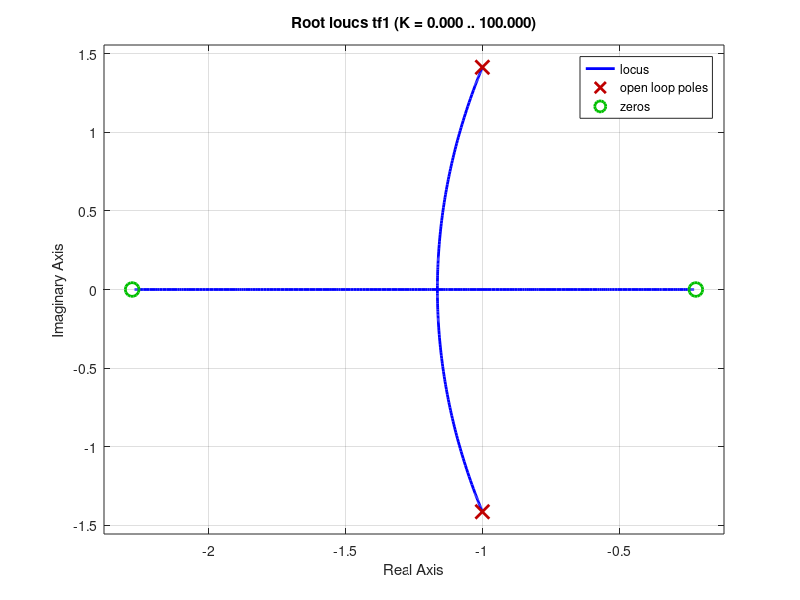

Here is the MATLAB script that generated this plot: (Note: this script raises an error after producing the figure.)
%root locus plot
clc;
close all;
num=[2 5 1];
den=[1 2 3];
%g=1/((s^2+8))
tf1=tf(num,den);
%g=(s+1)/s*(s+2)*(s+5)
%g= 1 /(s*(s+1))
rlocus(tf1);

s=tf('s');
clc;close all;
g=(s+1)/s*(s+2)*(s+5);
rlocus(g);

% CASE 2:
clc; close all;
s=tf('s');
g=(s^2+8*s+17)/(s^2+4*s+13);
%g=1/((s+1)*(s+2)*(s+6)*(s-6));
rlocus(g);
%g=1/(s*(s+4)*(s^2+4*s+20))
% g is the G(s)H(s) for finding the root locus
rlocus(g);

%bode plot
clc;
close all;
num1= [ 10 2 ];
den1 = [ 1 30 5 ];
disp ('Transfer function :- ');
TF1= tf(num1 , den1);
bode (TF1);
